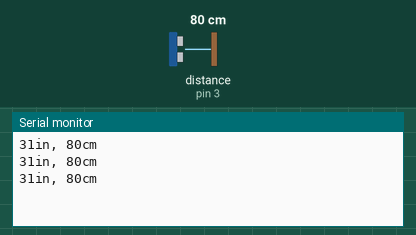
Simulated run of this sketch. Board: Arduino Uno, built with avr-gcc and run on an emulated ATmega328P. On the bench: the last lines printed to the serial monitor. Wiring (inferred from the names in the program): ultrasonic range finder: trigger pin 2; echo pin 3. The inputs (shaded band) are chosen by the test bench; at power-on: distance to the obstacle (sensor on pin 3) 80 cm. The echo pulse lasts 58.3 µs per cm.

Above: at 1.2 s.
1.3 s: distance to the obstacle (sensor on pin 3) set to 2 cm
At 1.81 s:
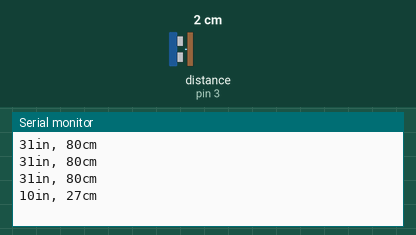
2.8 s: distance to the obstacle (sensor on pin 3) set to 4 cm
At 3.02 s:
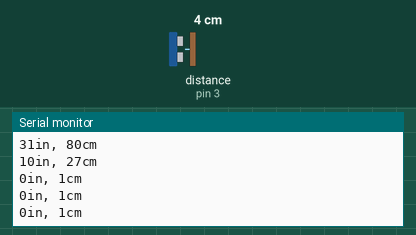
Timing chart, 0 to 5.8 s (numbered marks = the images above; inputs shaded):
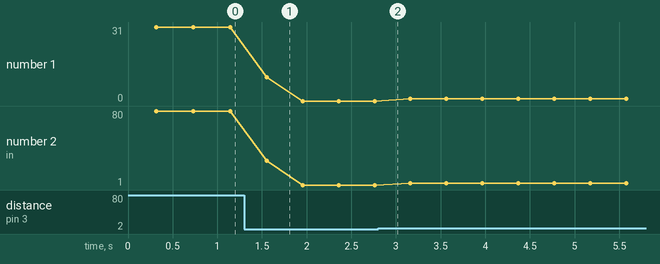

Measured:
- after the input at 1.3 s, the serial monitor: prints a new line after 0.25 s (image 1)
- plotted number 1: 31 → 0 after the input at 1.3 s
- plotted number 2: 80 → 1 after the input at 1.3 s, 1 → 3 after the input at 2.8 s

The sketch:

UltrassonicSensorusingfor.ino
```cpp
int trig = 2;
int eco = 3;

void setup() {

  Serial.begin(9600);
  pinMode(trig, OUTPUT);
  pinMode(eco, INPUT);
}
void loop() {
  long duration, inches, cm, acumula = 0;

  for (int i = 0; i < 3; i++) {
    digitalWrite(trig, LOW);
    delayMicroseconds(2);
    digitalWrite(trig, HIGH);
    delayMicroseconds(5);
    digitalWrite(trig, LOW);
    duration = pulseIn(eco, HIGH);

    acumula = acumula + duration;

    delay(100);
  }

  acumula = acumula / 3; // fazendo a média de 3 leituras para diminuir a oscilação

  inches = acumula / 74 / 2;
  cm = acumula / 29 / 2;

  Serial.print(inches);
  Serial.print("in, ");
  Serial.print(cm);
  Serial.print("cm");
  Serial.println();

  delay(100);
}
```
